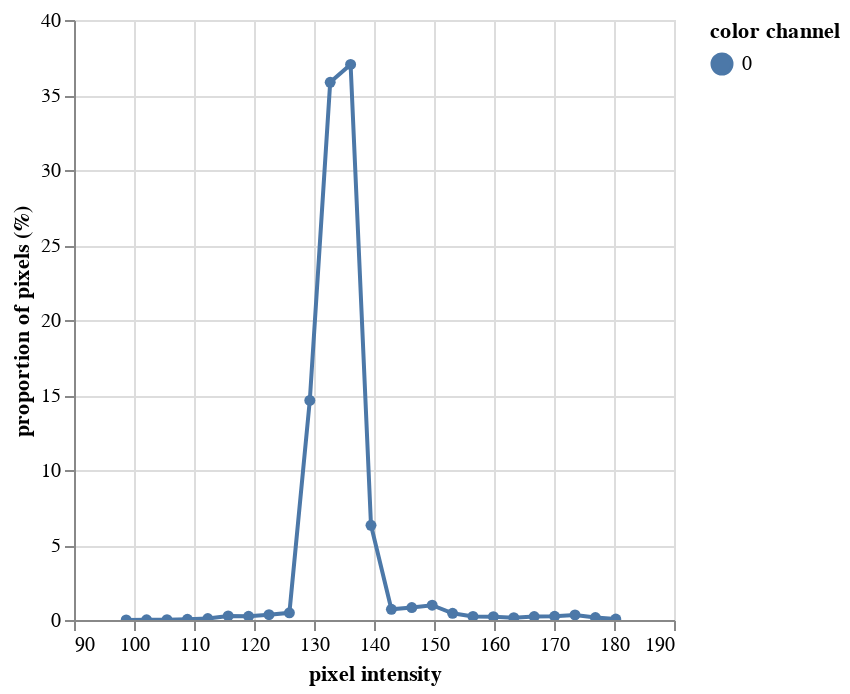

Notebook code for this chart:
### Code cell
hist_a = pcv.visualize.histogram(img=a, bins=25)

### Figure 1 — Vega-Lite specification as saved in the notebook (floating-point values rounded to 4 significant figures)
{"config": {"view": {"continuousWidth": 300, "continuousHeight": 300}}, "data": {"name": "data-306b88f790d137d0666541f8004e2fc7"}, "mark": {"type": "line", "point": true}, "encoding": {"color": {"field": "color channel", "type": "nominal"}, "tooltip": [{"field": "pixel intensity", "type": "quantitative"}, {"field": "proportion of pixels (%)", "type": "quantitative"}], "x": {"field": "pixel intensity", "type": "quantitative"}, "y": {"field": "proportion of pixels (%)", "type": "quantitative"}}, "params": [{"name": "param_2", "select": {"type": "interval", "encodings": ["x", "y"]}, "bind": "scales"}], "$schema": "https://vega.github.io/schema/vega-lite/v5.20.1.json", "datasets": {"data-306b88f790d137d0666541f8004e2fc7": [{"pixel intensity": 98.7, "proportion of pixels (%)": 0.001829, "hist_count": 104, "color channel": "0"}, {"pixel intensity": 102.1, "proportion of pixels (%)": 0.009987, "hist_count": 568, "color channel": "0"}, {"pixel intensity": 105.5, "proportion of pixels (%)": 0.02108, "hist_count": 1199, "color channel": "0"}, {"pixel intensity": 108.9, "proportion of pixels (%)": 0.04761, "hist_count": 2708, "color channel": "0"}, {"pixel intensity": 112.3, "proportion of pixels (%)": 0.09683, "hist_count": 5507, "color channel": "0"}, {"pixel intensity": 115.7, "proportion of pixels (%)": 0.27, "hist_count": 15354, "color channel": "0"}, {"pixel intensity": 119.1, "proportion of pixels (%)": 0.2464, "hist_count": 14016, "color channel": "0"}, {"pixel intensity": 122.5, "proportion of pixels (%)": 0.3572, "hist_count": 20316, "color channel": "0"}, {"pixel intensity": 125.9, "proportion of pixels (%)": 0.4799, "hist_count": 27292, "color channel": "0"}, {"pixel intensity": 129.3, "proportion of pixels (%)": 14.64, "hist_count": 832440, "color channel": "0"}, {"pixel intensity": 132.7, "proportion of pixels (%)": 35.85, "hist_count": 2038760, "color channel": "0"}, {"pixel intensity": 136.1, "proportion of pixels (%)": 37.04, "hist_count": 2106658, "color channel": "0"}, {"pixel intensity": 139.5, "proportion of pixels (%)": 6.312, "hist_count": 358987, "color channel": "0"}, {"pixel intensity": 142.9, "proportion of pixels (%)": 0.7155, "hist_count": 40695, "color channel": "0"}, {"pixel intensity": 146.3, "proportion of pixels (%)": 0.8306, "hist_count": 47239, "color channel": "0"}, {"pixel intensity": 149.7, "proportion of pixels (%)": 0.9886, "hist_count": 56229, "color channel": "0"}, {"pixel intensity": 153.1, "proportion of pixels (%)": 0.4488, "hist_count": 25528, "color channel": "0"}, {"pixel intensity": 156.5, "proportion of pixels (%)": 0.2335, "hist_count": 13282, "color channel": "0"}, {"pixel intensity": 159.9, "proportion of pixels (%)": 0.2186, "hist_count": 12434, "color channel": "0"}, {"pixel intensity": 163.3, "proportion of pixels (%)": 0.1581, "hist_count": 8991, "color channel": "0"}, {"pixel intensity": 166.7, "proportion of pixels (%)": 0.227, "hist_count": 12912, "color channel": "0"}, {"pixel intensity": 170.1, "proportion of pixels (%)": 0.2488, "hist_count": 14151, "color channel": "0"}, {"pixel intensity": 173.5, "proportion of pixels (%)": 0.3386, "hist_count": 19259, "color channel": "0"}, {"pixel intensity": 176.9, "proportion of pixels (%)": 0.1656, "hist_count": 9420, "color channel": "0"}, {"pixel intensity": 180.3, "proportion of pixels (%)": 0.06068, "hist_count": 3451, "color channel": "0"}]}}
